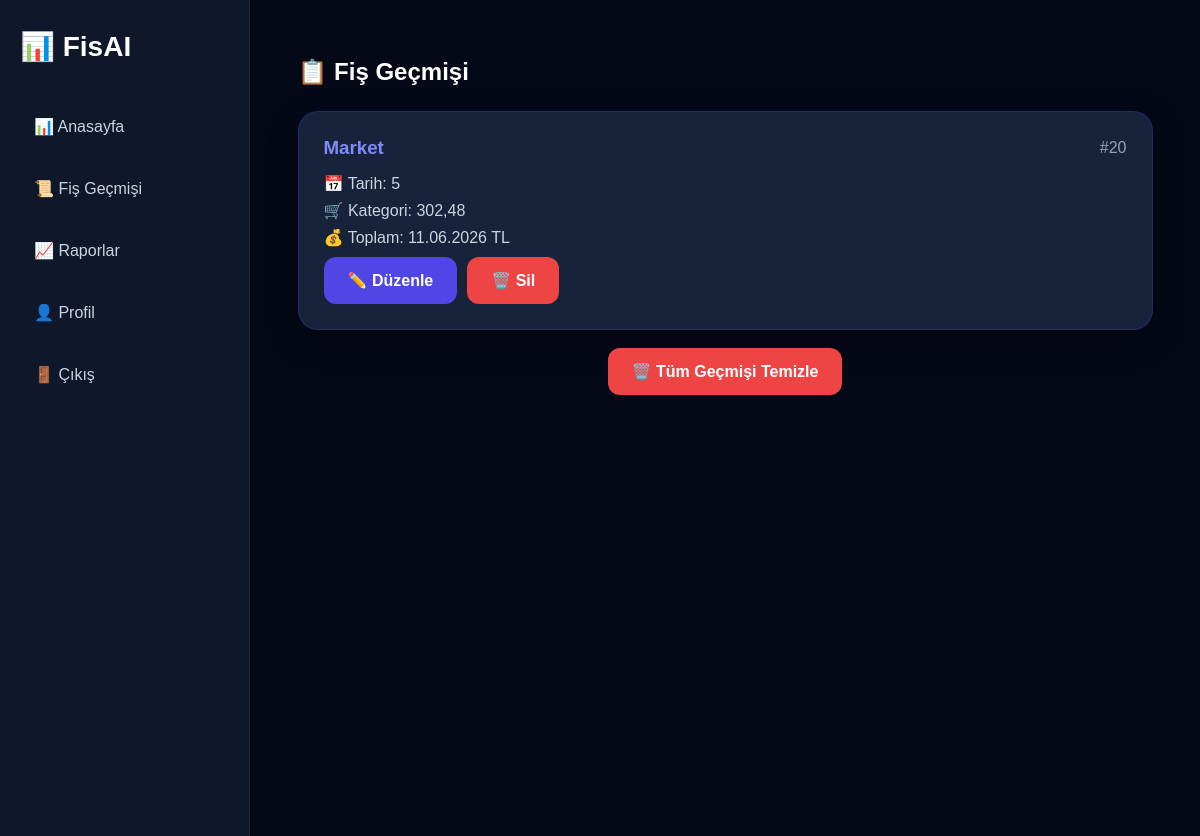
Page /receipts (signed in) on the committed database.
### tables this page shows
CREATE TABLE fisler (

    id INTEGER PRIMARY KEY AUTOINCREMENT,

    user_id INTEGER,

    tarih TEXT,
    toplam REAL,
    kategori TEXT,
    magaza TEXT,

    kdv REAL,
    dosya_adi TEXT,
    eklenme_tarihi TEXT,

    duzeltilmis INTEGER DEFAULT 0

, ai_yorum TEXT, ocr_text TEXT, kdv_orani TEXT);

### app.py (the view)
@app.route("/receipts")
def receipts():
    user_id = session.get("user_id")
    if not user_id:
        return redirect("/login")
    conn = sqlite3.connect("fisler.db")
    cursor = conn.cursor()
    cursor.execute(
        """
        SELECT *
        FROM fisler
        WHERE user_id=?
        ORDER BY id DESC
        """,
        (user_id,)
    )
    fisler = cursor.fetchall()
    conn.close()
    return render_template(
        "receipts.html",
        fisler=fisler
    )

### templates/receipts.html (shortened to what this page needs)
<!DOCTYPE html>
<html lang="tr">
<head>
    <link rel="stylesheet" href="/static/css/style.css">
</head>
<body>
<div class="layout">
    <div class="sidebar">
        <div class="logo">
            📊 FisAI
        </div>
        <div class="menu">
            <a href="/dashboard">📊 Anasayfa</a>
            <a href="/receipts" class="active-menu">📜 Fiş Geçmişi</a>
            <a href="/reports">📈 Raporlar</a>
             <a href="/uye_profil" class="active">👤 Profil</a>
            <a href="/logout">🚪 Çıkış</a>
        </div>
    </div>
    <div class="main-content">
        <div class="container">
            <h2>📋 Fiş Geçmişi</h2>
            <div class="receipt-list">
                {% for fis in fisler %}
                <div class="receipt-card">
                    <div class="receipt-header">
                        <h3>{{ fis[4] }}</h3>
                        <span>#{{ fis[0] }}</span>
                    </div>
                    <p>📅 Tarih: {{ fis[1] }}</p>
                    <p>🛒 Kategori: {{ fis[3] }}</p>
                    <p>💰 Toplam: {{ fis[2] }} TL</p>
                    <div style="margin-top:10px; display:flex; gap:10px;">
                        <a href="/edit/{{ fis[0] }}" class="btn">
                            ✏️ Düzenle
                        </a>
                        <a href="/delete/{{ fis[0] }}"
                           class="btn logout-btn"
                           onclick="return confirm('Bu fişi silmek istediğine emin misin?')">
                            🗑️ Sil
                        </a>
                    </div>
                </div>
                {% endfor %}
            </div>
            <br>
            <div style="display:flex; justify-content:center;">
                <a
                    href="/delete_all"
                    class="btn logout-btn"
                    onclick="return confirm('Tüm fiş geçmişini silmek istediğinize emin misiniz?')"
                >
                    🗑️ Tüm Geçmişi Temizle
                </a>
            </div>
        </div>
    </div>
</div>
</body>
</html>

### static/css/style.css (style rules this page uses)
* { margin:0; padding:0; box-sizing:border-box; }
body { font-family:Arial,sans-serif; background:#050816; color:white; }
.btn, .primary-btn { background:#4f46e5; color:white; padding:14px 24px; border:none; border-radius:12px; text-decoration:none; cursor:pointer; font-weight:600; transition:.3s; }
.logout-btn { background:#ef4444; }
.logo { font-size:34px; font-weight:700; color:white; }
.container { width:90%; max-width:1200px; margin:40px auto; }
.container h2 { color:white; margin-bottom:25px; }
.receipt-list { display:flex; flex-direction:column; gap:20px; }
.receipt-card { background:#17233a; border-radius:20px; padding:25px; border:1px solid rgba(79,70,229,.25); box-shadow:0 10px 30px rgba(0,0,0,.25); transition:.3s; }
.receipt-header { display:flex; justify-content:space-between; align-items:center; margin-bottom:15px; }
.receipt-header h3 { color:#818cf8; }
.receipt-header span { color:#94a3b8; }
.receipt-card p { margin:8px 0; color:#cbd5e1; }
.layout { display:flex; min-height:100vh; }
.sidebar { width:250px; background:#0f172a; border-right:1px solid rgba(255,255,255,.08); padding:30px 20px; position:fixed; left:0; top:0; bottom:0; }
.logo { color:white; font-size:28px; font-weight:700; margin-bottom:40px; }
.menu { display:flex; flex-direction:column; gap:15px; }
.menu a { color:#cbd5e1; text-decoration:none; padding:14px; border-radius:12px; transition:.3s; }
.main-content { margin-left:250px; width:100%; }

### rows in the picture
fisler: kategori "Market", id "20", user "5", toplam "302,48", tarih "11.06.2026"
